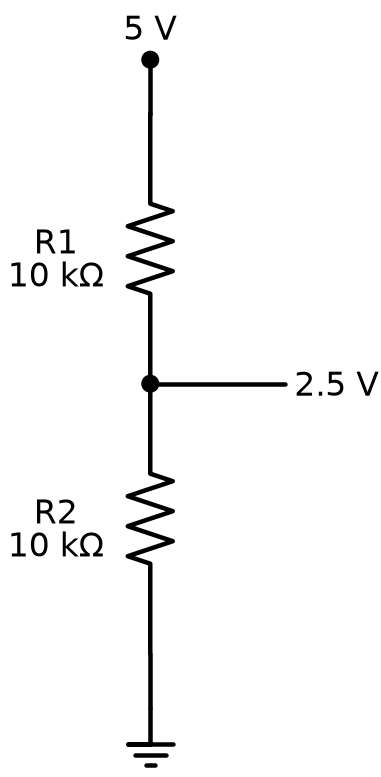

The Python source for this figure:
#!/usr/bin/env python3
"""Render a 5 V voltage divider made from two equal 10 kΩ resistors.

Prompt:
    Draw a voltage-divider circuit with 5 V at the top and ground at the
    bottom. Put two vertically oriented 10 kΩ resistors in series, add a
    center tap labeled 2.5 V, and leave a small clear space between each
    resistor label and its symbol.

Topology: 5 V -> R1 (10 kΩ) -> Vout (2.5 V) -> R2 (10 kΩ) -> GND.
Assumptions: the center tap is unloaded, so equal resistors divide 5 V in half.
"""

from __future__ import annotations

import argparse
from pathlib import Path

import matplotlib

matplotlib.use("Agg")

import schemdraw
import schemdraw.elements as elm

schemdraw.use("matplotlib")


def build_drawing() -> schemdraw.Drawing:
    """Build and return the voltage-divider schematic."""
    drawing = schemdraw.Drawing(show=False)
    drawing.config(unit=3.0, fontsize=13, lw=1.8)

    # Supply terminal and upper resistor.
    drawing += elm.Dot().label("5 V", loc="top")
    drawing += elm.Line().down().length(0.6)
    drawing += elm.Resistor().down()

    # Midpoint output tap. Three conductors meet at this junction.
    drawing += elm.Dot()
    with drawing.hold():
        drawing += elm.Line().right().length(1.5).label("2.5 V", loc="right")

    # Lower resistor and ground reference.
    drawing += elm.Resistor().down()
    drawing += elm.Line().down().length(0.6)
    drawing += elm.Ground()

    # Place compact labels beside the geometric center of each resistor.
    drawing.add(elm.Label("R1\n10 kΩ").at((-1.15, -2.1)))
    drawing.add(elm.Label("R2\n10 kΩ").at((-1.15, -5.1)))

    return drawing


def main() -> None:
    parser = argparse.ArgumentParser(description=__doc__)
    parser.add_argument("output", type=Path, help="Output .svg or .png path")
    args = parser.parse_args()
    if args.output.suffix.lower() not in {".svg", ".png"}:
        parser.error("output must end in .svg or .png")
    args.output.parent.mkdir(parents=True, exist_ok=True)

    drawing = build_drawing()
    drawing.save(
        args.output,
        transparent=args.output.suffix.lower() == ".svg",
        dpi=180,
    )


if __name__ == "__main__":
    main()
